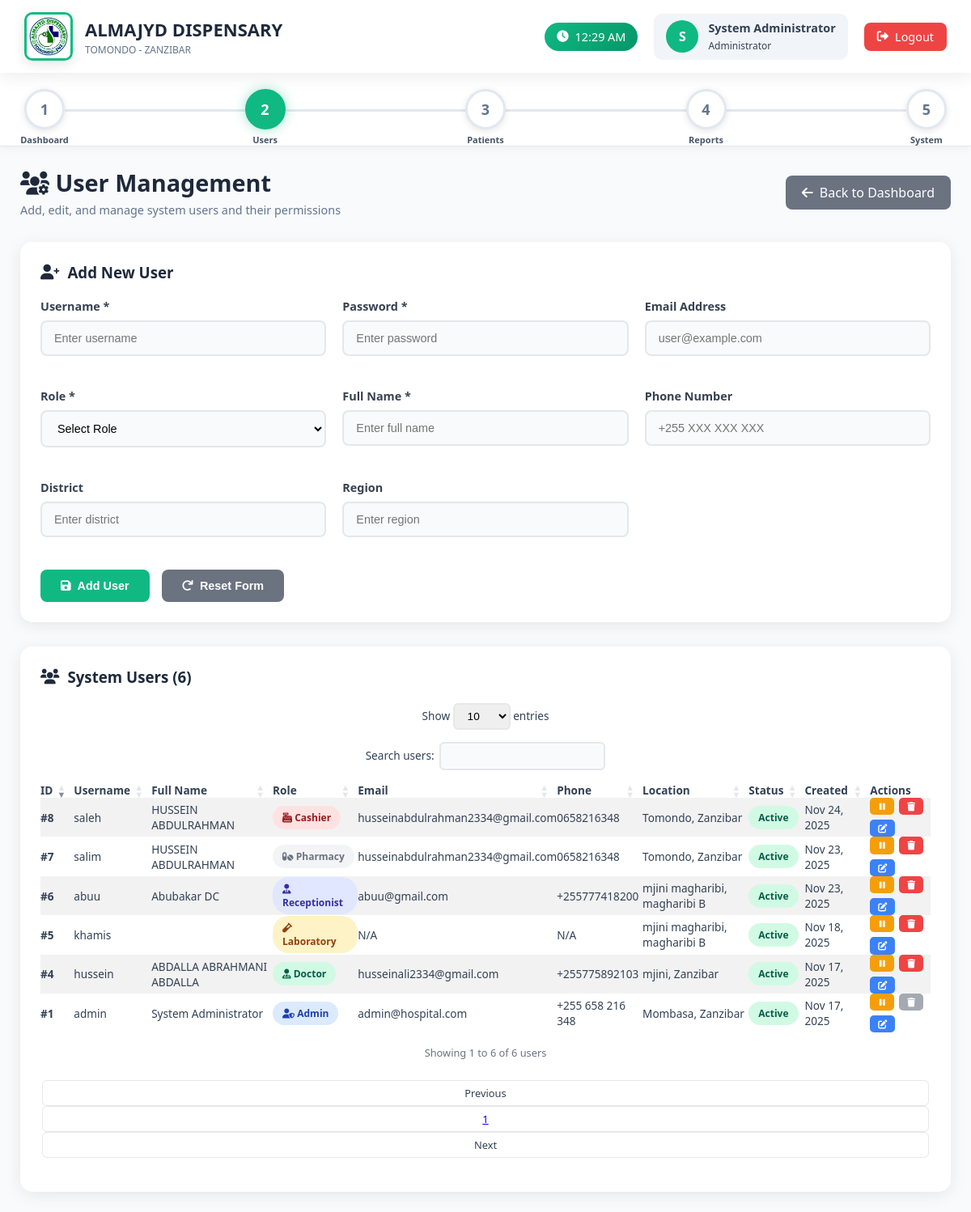
The page /admin/manage_users.php (signed in) on the database as committed earlier.
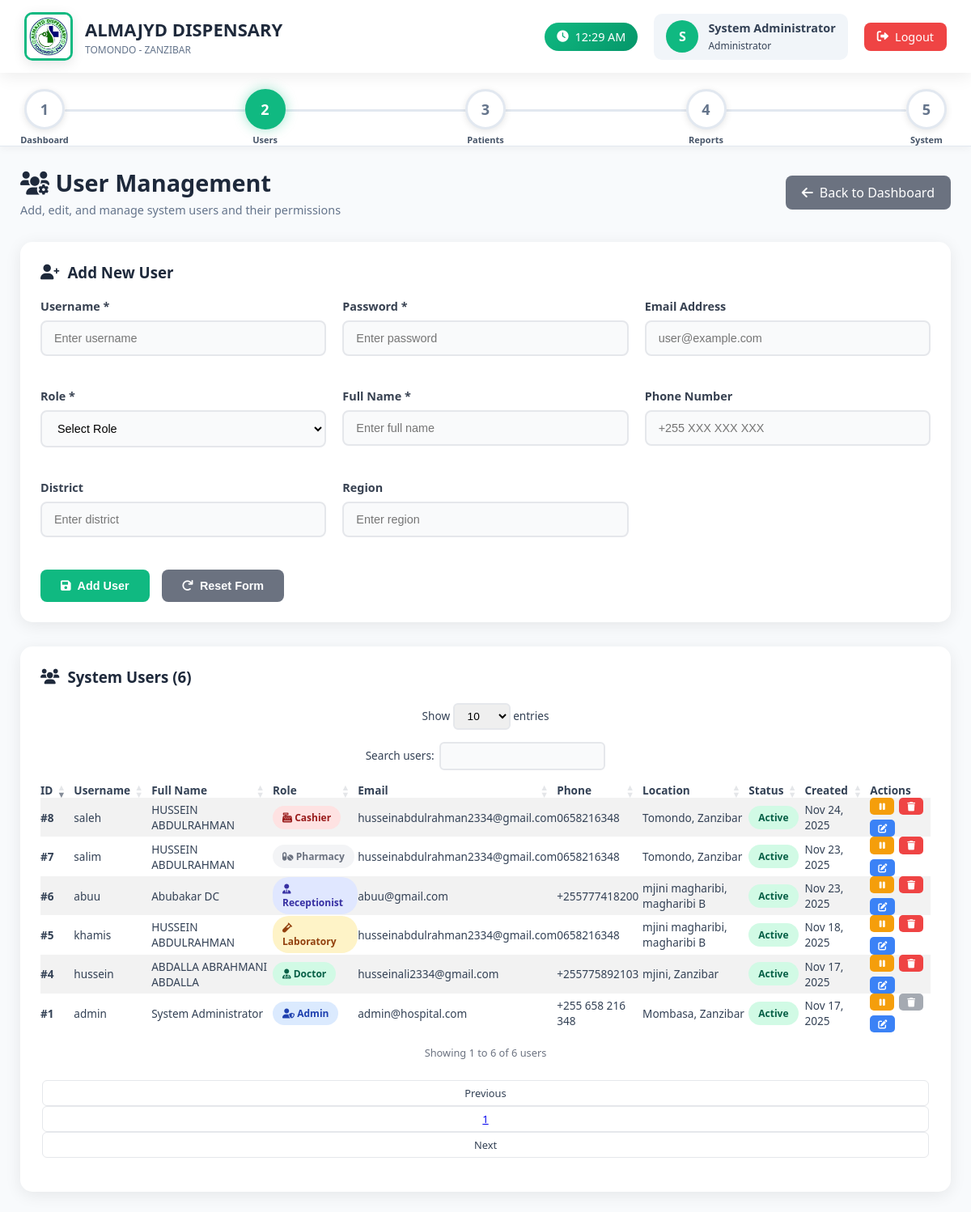
The same page on the database as committed later.
### tables this page shows
CREATE TABLE `users` (
  `id` int(11) NOT NULL,
  `username` varchar(50) NOT NULL,
  `password` varchar(255) NOT NULL,
  `email` varchar(100) DEFAULT NULL,
  `role` enum('admin','doctor','receptionist','laboratory','pharmacy','cashier') NOT NULL,
  `full_name` varchar(100) NOT NULL,
  `phone` varchar(20) DEFAULT NULL,
  `district` varchar(100) DEFAULT NULL,
  `region` varchar(100) DEFAULT NULL,
  `created_at` timestamp NOT NULL DEFAULT current_timestamp(),
  `status` enum('active','inactive') DEFAULT 'active',
  `permissions` text DEFAULT NULL,
  `last_login` timestamp NULL DEFAULT NULL
);

### admin/manage_users.php (the view, shortened to what the changed rows need)
<?php
require_once '../config.php';
$users = $pdo->query("SELECT * FROM users ORDER BY created_at DESC")->fetchAll(PDO::FETCH_ASSOC);
?>
<!DOCTYPE html>
<html lang="en">
<head>
    <link rel="stylesheet" href="https://cdn.datatables.net/1.13.6/css/dataTables.bootstrap5.min.css">
    <link rel="stylesheet" href="https://cdnjs.cloudflare.com/ajax/libs/font-awesome/6.0.0/css/all.min.css">
</head>
<body>
    <div class="topbar">
        <div class="logo-section">
            <div class="clinic-info">
                <h1>ALMAJYD DISPENSARY</h1>
            </div>
        </div>
    </div>
    <div class="main">
        <div class="page-header">
            <div class="page-title">
                <h2><i class="fas fa-users-cog"></i> User Management</h2>
            </div>
        </div>
        <div class="table-container">
            <div class="table-responsive">
                <table class="table table-striped table-hover" id="usersTable" style="width:100%">
                    <thead>
                        <tr>
                            <th>ID</th>
                            <th>Username</th>
                            <th>Full Name</th>
                            <th>Role</th>
                            <th>Email</th>
                            <th>Phone</th>
                            <th>Location</th>
                            <th>Status</th>
                            <th>Created</th>
                            <th>Actions</th>
                        </tr>
                    </thead>
                    <tbody>
                        <?php foreach ($users as $user): ?>
                        <tr>
                            <td><strong>#<?php echo $user['id']; ?></strong></td>
                            <td><?php echo htmlspecialchars($user['username']); ?></td>
                            <td><?php echo htmlspecialchars($user['full_name']); ?></td>
                            <td>
                                <span class="badge
                                    <?php
                                    switch($user['role']) {
                                        case 'admin': echo 'badge-primary'; break;
                                        case 'doctor': echo 'badge-success'; break;
                                        case 'receptionist': echo 'badge-info'; break;
                                        case 'laboratory': echo 'badge-warning'; break;
                                        case 'pharmacy': echo 'badge-secondary'; break;
                                        case 'cashier': echo 'badge-danger'; break;
                                    }
                                    ?>">
                                    <i class="fas fa-<?php
                                        switch($user['role']) {
                                            case 'admin': echo 'user-shield'; break;
                                            case 'doctor': echo 'user-md'; break;
                                            case 'receptionist': echo 'user-tie'; break;
                                            case 'laboratory': echo 'vial'; break;
                                            case 'pharmacy': echo 'pills'; break;
                                            case 'cashier': echo 'cash-register'; break;
                                        }
                                    ?>"></i>
                                    <?php echo ucfirst($user['role']); ?>
                                </span>
                            </td>
                            <td><?php echo htmlspecialchars($user['email'] ?: 'N/A'); ?></td>
                            <td><?php echo htmlspecialchars($user['phone'] ?: 'N/A'); ?></td>
                            <td>
                                <?php
                                $location = [];
                                if ($user['district']) $location[] = $user['district'];
                                if ($user['region']) $location[] = $user['region'];
                                echo $location ? implode(', ', $location) : 'N/A';
                                ?>
                            </td>
                            <td>
                                <span class="badge <?php echo $user['status'] == 'active' ? 'badge-success' : 'badge-danger'; ?>">
                                    <?php echo ucfirst($user['status']); ?>
                                </span>
                            </td>
                            <td><?php echo date('M j, Y', strtotime($user['created_at'])); ?></td>
                            <td>
                                <div class="action-buttons">
                                    <?php if ($user['status'] == 'active'): ?>
                                        <a href="?action=deactivate&id=<?php echo $user['id']; ?>"
                                           class="btn-sm btn-warning"
                                           onclick="return confirm('Deactivate this user?')">
                                            <i class="fas fa-pause"></i>
                                        </a>
                                    <?php endif; ?>
                                    <?php if ($user['role'] != 'admin'): ?>
                                        <a href="?action=delete&id=<?php echo $user['id']; ?>"
                                           class="btn-sm btn-danger"
                                           onclick="return confirm('Are you sure you want to delete this user? This action cannot be undone.')">
                                            <i class="fas fa-trash"></i>
                                        </a>
                                    <?php else: ?>
                                        <span class="btn-sm btn-secondary" style="cursor: not-allowed; opacity: 0.6;">
                                            <i class="fas fa-trash"></i>
                                        </span>
                                    <?php endif; ?>
                                    <a href="?edit=<?php echo $user['id']; ?>" class="btn-sm btn-info">
                                        <i class="fas fa-edit"></i>
                                    </a>
                                </div>
                            </td>
                        </tr>
                        <?php endforeach; ?>
                    </tbody>
                </table>
            </div>
        </div>
    </div>
</body>
</html>

Rows that differ between the two databases and show on the page:
changed users "khamis": full_name (not shown) → "HUSSEIN ABDULRAHMAN"; email "N/A" → "husseinabdulrahman2334@gmail.com"; phone "N/A" → "0658216348"
